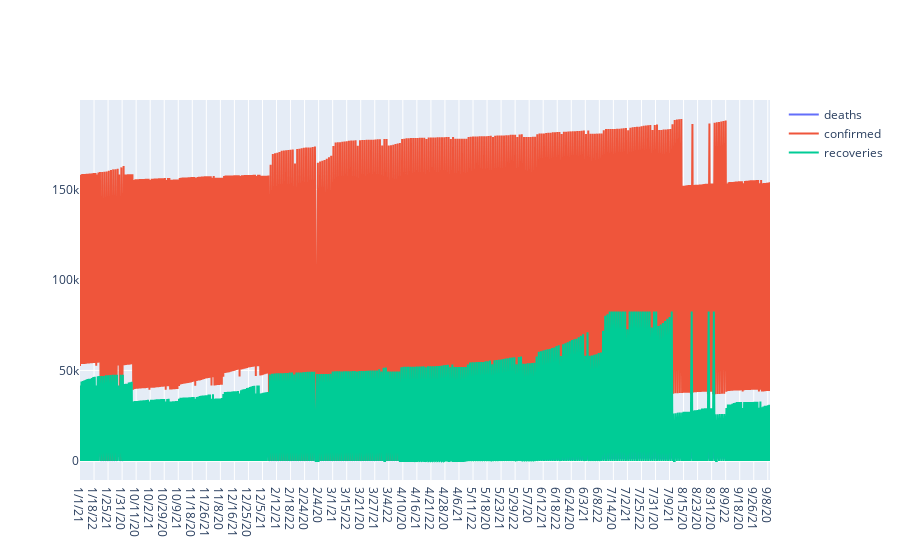

Here is the notebook cell this chart was saved with:
### Code cell
import plotly.graph_objects as go
current_country='Afghanistan'
temp_frame=hist_data.loc[(current_country,)]
temp_frame['date']=temp_frame.index
print(temp_frame.head())
fig=go.Figure()
fig.add_trace(go.Scatter(x=temp_frame['date'], y=temp_frame['deaths'], name='deaths'))
fig.add_trace(go.Scatter(x=temp_frame['date'], y=temp_frame['confirmed'], name='confirmed'))
fig.add_trace(go.Scatter(x=temp_frame['date'], y=temp_frame['recoveries'], name='recoveries'))
fig.show()
fig.write_html(f'{current_country}.html')

### Figure 1 — Plotly figure (JSON) as saved in the notebook; plotly's stock layout.template omitted (floating-point values rounded to 4 significant figures; data arrays with more than 128 entries replaced by an {"elided": "..."} marker saying what was removed)
{"data": [{"name": "deaths", "type": "scatter", "x": {"elided": "935 str values"}, "y": {"elided": "935 int values"}}, {"name": "confirmed", "type": "scatter", "x": {"elided": "935 str values"}, "y": {"elided": "935 int values"}}, {"name": "recoveries", "type": "scatter", "x": {"elided": "935 str values"}, "y": {"elided": "935 int values"}}], "layout": {}}
